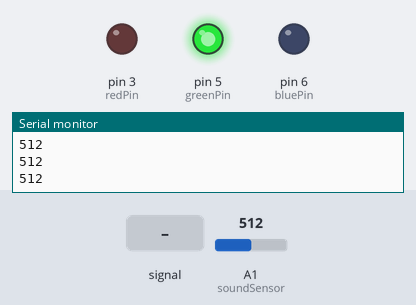
A sketch run on a simulated Arduino Uno, built with avr-gcc and run on an emulated ATmega328P. Parts: output pins drawn as LEDs (lit = HIGH), the last lines printed to the serial monitor. Dashed ring = blinking. Inputs (shaded band) come from the test bench; at power-on: A1 (soundSensor) = 512.

Above: at 1.2 s.
1.3 s: A1 (soundSensor) fed a 200 Hz sine of ±255 counts around its level
At 2.1 s:
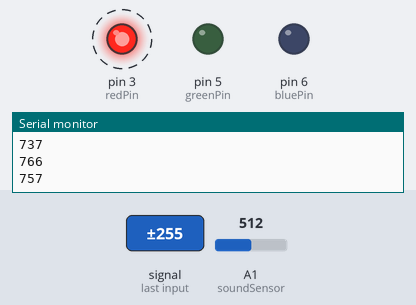
4.3 s: A1 (soundSensor) set to 610
At 5.2 s:
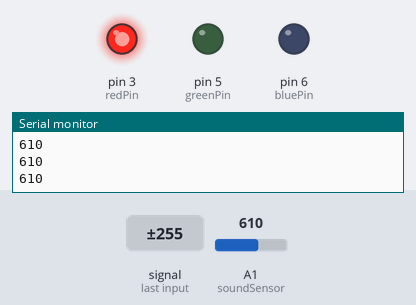
5.8 s: A1 (soundSensor) set to 583
At 6.6 s:
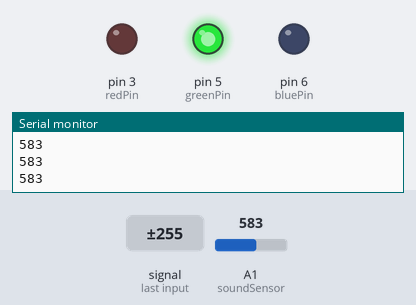
7.3 s: A1 (soundSensor) set to 716
At 7.8 s:
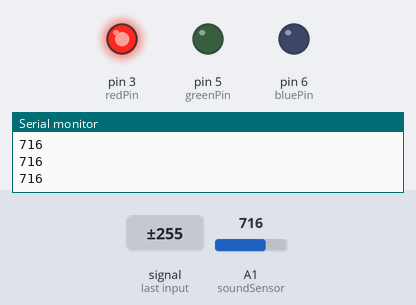
Timing chart, 0 to 9.8 s (numbered marks = the images above; inputs shaded):
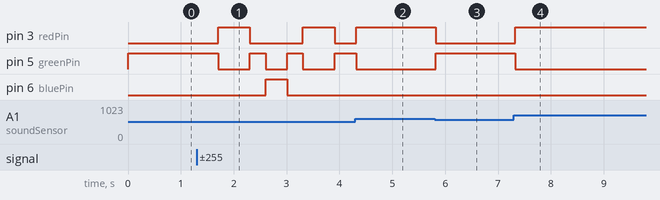

The sketch:

LightbotCode.ino
```cpp
// Setup
const int soundSensor = A1;
const int redPin = 3;
const int greenPin = 5;
const int bluePin = 6;

void setup() {
  pinMode(redPin, OUTPUT);
  pinMode(greenPin, OUTPUT);
  pinMode(bluePin, OUTPUT);
  Serial.begin(9600);
}

void loop() {
  int soundValue = analogRead(soundSensor); // read sound
  Serial.println(soundValue);

  // Reset color
  digitalWrite(redPin, LOW);
  digitalWrite(greenPin, LOW);
  digitalWrite(bluePin, LOW);

  if (soundValue < 300) {
    digitalWrite(bluePin, HIGH);   // quiet means green
  }
  else if (soundValue < 600) {
    digitalWrite(greenPin, HIGH);  // medium means green
  }
  else {
    digitalWrite(redPin, HIGH);    // loud means red, which alerts the person
  }

  delay(100);
}
```

Measured:
- the behaviour switches between 600 and 599 on A1 (soundSensor) (found by bisection; images 2 and 3)
- after the input at 1.3 s, pin 3 (redPin): alternates HIGH for 0.60 s and LOW for 1.0 s, starting after 0.41 s; pin 5 (greenPin): goes LOW 0.60 s, HIGH 0.30 s, LOW 0.40 s, HIGH 0.30 s, LOW 0.60 s, then HIGH, starting after 0.41 s; pin 6 (bluePin): LOW → HIGH after 1.3 s, → LOW 0.40 s later
- after the input at 4.3 s, pin 5 (greenPin): goes on until 4.3 s, then stays LOW; pin 6 (bluePin): stays LOW (without the input it goes to HIGH after 0.01 s)
- after the input at 5.8 s, pin 3 (redPin): HIGH → LOW at once; pin 5 (greenPin): LOW → HIGH at once
- after the input at 7.3 s, pin 3 (redPin): LOW → HIGH at once; pin 5 (greenPin): HIGH → LOW at once
